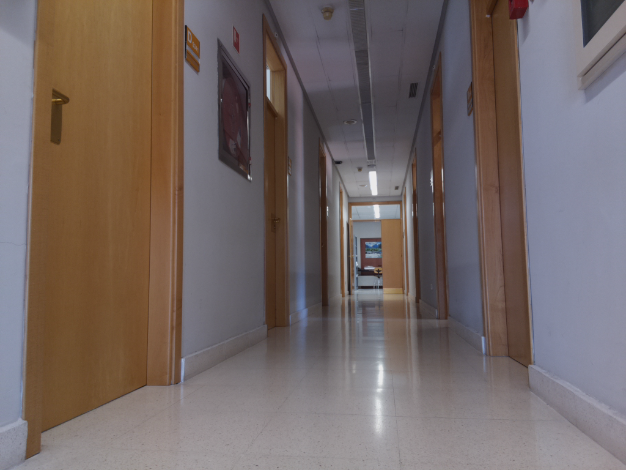
#> input picture VISION/BLOQUE 1/Sesion_5/Politecnica1.png, 626 x 470 px
$ python Apartado1.py
#> lines starting #> are read from the running program, lines starting #| are printed output that depends on the picture; after the words box and inside, x2 and y2 are one past the last pixel; in counts of white or black regions, pixels touching at a corner belong together
###############################################
#Detector de bordes mediante algoritmo de Canny
###############################################

import cv2
import numpy as np

Umbral_1 = 50
Umbral_2 = 200

def modificacionSuperior(x): # Actualizo "inferior" con la variable de la barra
    global Umbral_1
    Umbral_1 = x
    pass
def modificacionInferior(x):# Actualizo "superior" con la variable de la barra
    global Umbral_2
    Umbral_2 = x
    pass

#Leemos la imagen
img = cv2.imread("Politecnica1.png")
#> img is the input picture: shape (470, 626, 3); mean B, G, R 101.6, 103.8, 115.6
if img is None:
    print('Imagen no encontrada')
img_original = img.copy()

#Aplicamos el metodo de Canny
bordes = cv2.Canny(img,Umbral_1,Umbral_2,apertureSize = 3)
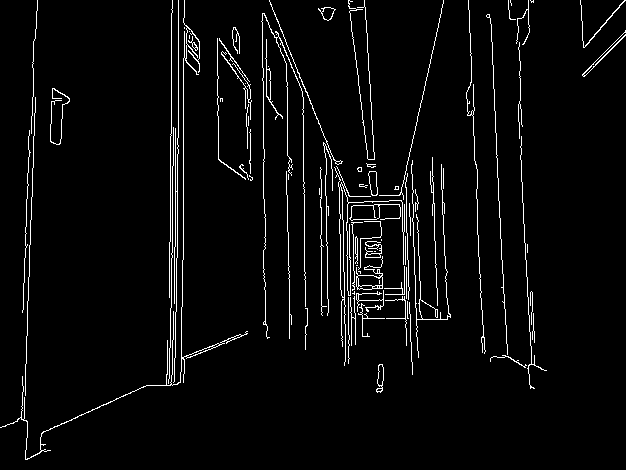
#> bordes: shape (470, 626); 3.8% white in thin lines or dots

cv2.imshow('Original',img)     # Se muestra la imagen original.
cv2.imshow('Bordes',bordes)    # Se muestra la imagen solo con bordes en blanco y negro.
img[bordes==255]=(0,255,0)     # Dibuja los bordes en verde.
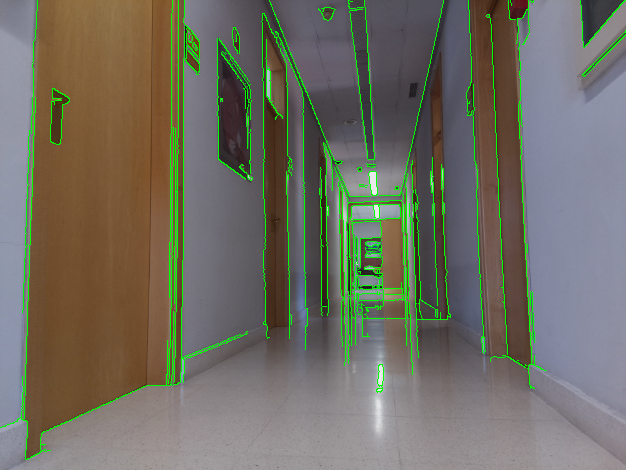
#> img: shape (470, 626, 3); 3.82% of pixels changed, all inside (x1, y1, x2, y2) = (0, 0, 626, 460)
cv2.imshow('BordesImg',img)    # Se muestra la imagen con bordes superpuestos de color verde.

#Declaro las barras
cv2.createTrackbar('inferior','BordesImg',Umbral_1,1000,modificacionSuperior)
cv2.createTrackbar('superior','BordesImg',Umbral_2,1000,modificacionInferior)

# Concatenar imagen gris y RGB
rows_rgb, cols_rgb, channels = img_original.shape # filas, columnas y Canales.
#> rows_rgb = 470; cols_rgb = 626; channels = 3
rows_gray, cols_gray = bordes.shape               # filas, columnas.
#> rows_gray = 470; cols_gray = 626
rows_comb = max(rows_rgb, rows_gray)              # Esta linea fija las filas con el mayor valor.
#> rows_comb = 470
cols_comb = cols_rgb + cols_gray                  # Como quiero una imagen al lado de la otra, debo sumar sus columnas.
#> cols_comb = 1252

Concatenacion = np.zeros(shape=(rows_comb, cols_comb, channels), dtype=np.uint8) #Definimos la nueva matriz a partir de lo anterior.

while(1):
    img = cv2.imread("Politecnica1.png")
    k = cv2.waitKey(1) & 0xFF #Miramos la tecla pulsada. Si es Esc nos salimos
#> (key Esc is pressed here)
    if k == 27:
        break
    bordes = cv2.Canny(img,Umbral_1,Umbral_2,apertureSize = 3)

    cv2.imshow('Original',img_original)
    cv2.imshow('Bordes',bordes)
    img[bordes==255]=(0,255,0)
    cv2.imshow('BordesImg',img)

    # Concateno las imagenes
    Concatenacion[:rows_rgb, :cols_rgb]  = img_original
    Concatenacion[:rows_gray, cols_rgb:] = bordes[:, :, None]

    #Muestro imagen
    cv2.imshow('Combinacion',Concatenacion)

cv2.waitKey(0)
cv2.destroyAllWindows()

$ run again, with VISION/BLOQUE 1/Sesion_5/Politecnica2.png copied over VISION/BLOQUE 1/Sesion_5/Politecnica1.png
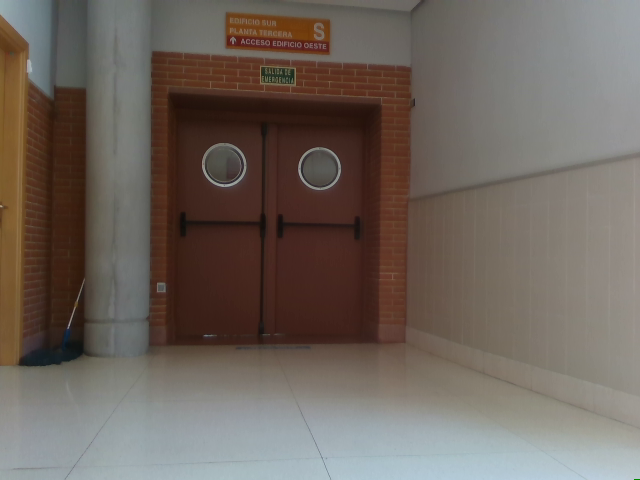
#> input picture VISION/BLOQUE 1/Sesion_5/Politecnica2.png, 640 x 480 px
#> img is the input picture: shape (480, 640, 3); mean B, G, R 92.7, 100.2, 110.2
#> `bordes = cv2.Canny(img,Umbral_1,Umbral_2,apertureSize = 3)`:
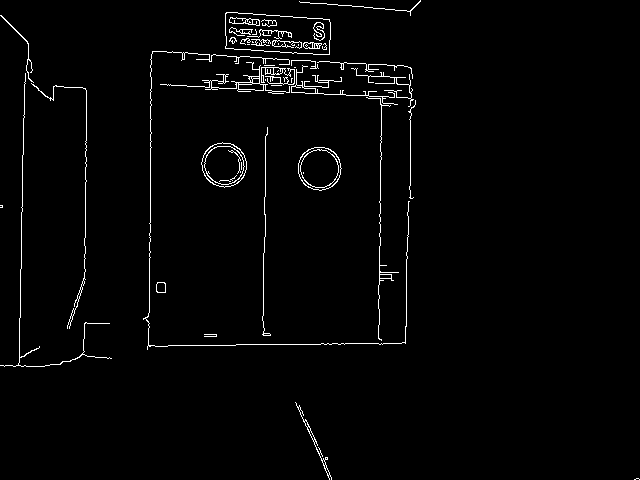
#> bordes: shape (480, 640); 1.9% white in thin lines or dots
#> `img[bordes==255]=(0,255,0)`:
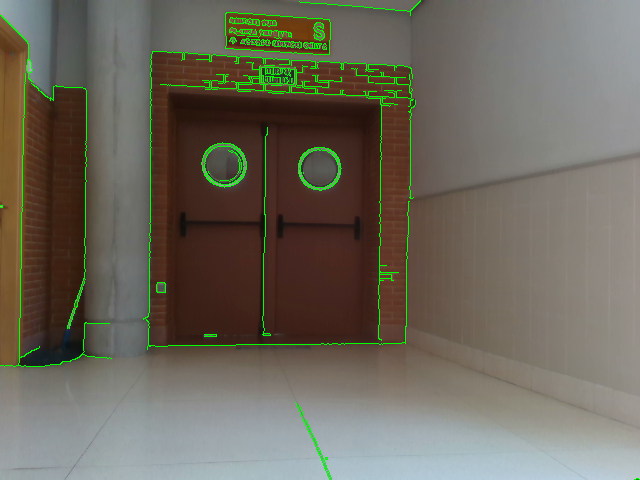
#> img: shape (480, 640, 3); 1.95% of pixels changed, all inside (x1, y1, x2, y2) = (0, 0, 640, 480)
